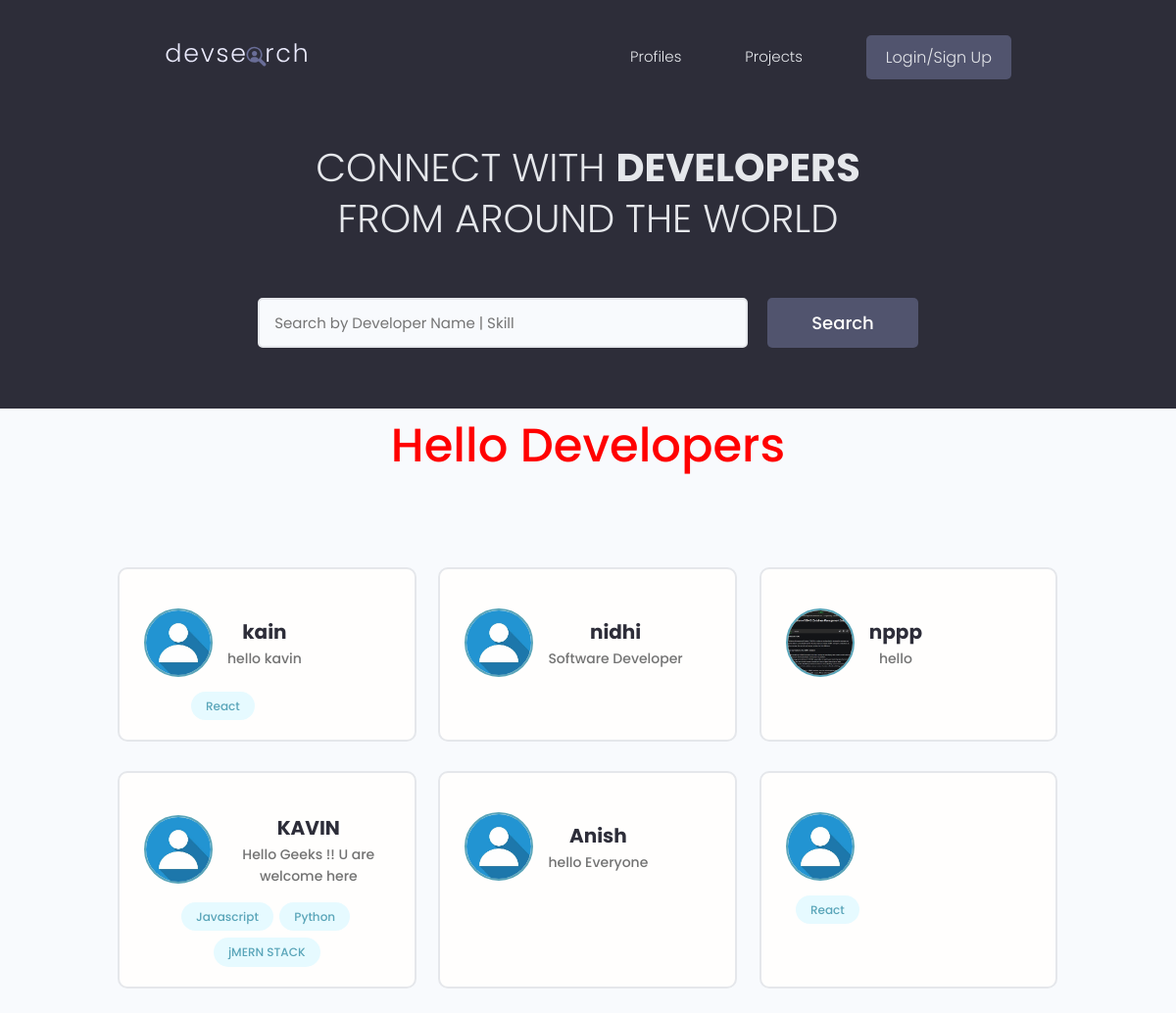
Before: / with the older database file.
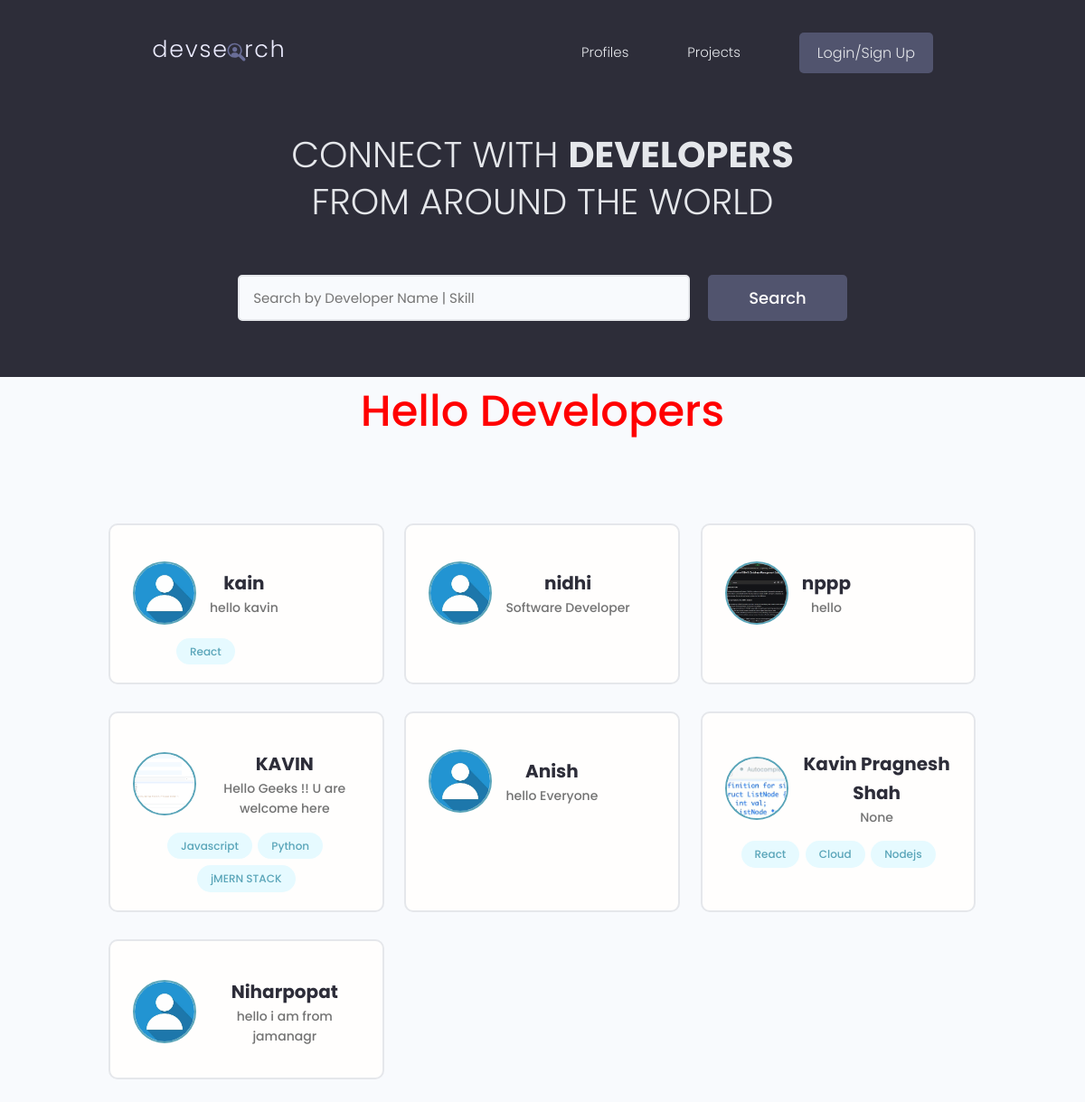
After: the same page with the newer database file.
### userapp/models.py (models this page shows, shortened)
class profile(models.Model):
    user=models.OneToOneField(User,on_delete=models.CASCADE,null=True,blank=True)
    name=models.CharField(max_length=250,blank=True,null=True)
    username=models.CharField(max_length=250,blank=True,null=True)
    email=models.EmailField(max_length=500,blank=True,null=True)
    About=models.CharField(max_length=500,blank=True,null=True,default=" ")
    Bio=models.TextField(blank=True,null=True)
    X_link=models.CharField(null=True,blank=True,max_length=500)
    Instagram_link=models.CharField(null=True,blank=True,max_length=500)
    Profile_img=models.ImageField(null=True,blank=True,upload_to='Profiles/',default='Profiles/OIP.jpg')
    Github_link=models.CharField(null=True,blank=True,max_length=500)
    created=models.DateTimeField(auto_now_add=True)
    id=models.UUIDField(primary_key=True,editable=False,default=uuid.uuid4,unique=True)

class Skills(models.Model):
    id=models.UUIDField(default=uuid.uuid4,unique=True,primary_key=True,editable=False)
    created=models.DateTimeField(auto_now_add=True)
    owner=models.ForeignKey(profile,on_delete=models.CASCADE,null=True,blank=True)
    name=models.CharField(max_length=200,blank=True,null=True)
    def __str__(self):
        return str(self.name)

### userapp/views.py (the view)
# urls.py: path('',views.userprofile,name='userprofile'),
def userprofile(request):
    allprofiles=profile.objects.all()
    return render(request,  'userapp/userprofile.html',{'profiles':allprofiles})

### userapp/templates/userapp/userprofile.html (shortened to what this page needs)
{% include 'navbar.html' %}
 <main class="home">
    <section class="hero-section text-center">
      <div class="container container--narrow">
        <div class="hero-section__box">
          <h2>CONNECT WITH <span>DEVELOPERS</span></h2>
          <h2>FROM AROUND THE WORLD</h2>
        </div>
        <div class="hero-section__search">
          <form class="form" action="{% url 'searchdev' %}" method="get">
            <div class="form__field">
              <input class="input input--text" id="formInput#search" type="text" name="query"
                placeholder="Search by Developer Name | Skill" />
            </div>
            <input class="btn btn--sub btn--lg" type="submit" value="Search" />
          </form>
        </div>
      </div>
    </section>
     <h1 style="text-align:center">Hello Developers </h1>
    <section class="devlist">
      <div class="container">
        <div class="grid grid--three">
           {% for profile in profiles%}
            <div class="column card">
            <div class="dev">
              <a href="{% url 'profilevisit' profile.id %}" class="card__body">
                <div class="dev__profile">
                  <img class="avatar avatar--md" src="{{profile.Profile_img.url}}" alt="image" />
                  <div class="dev__meta">
                    <h3>{{profile.name}}</h3>
                    <h5>{{profile.About}}</h5>
                  </div>
                </div>
                <div class="dev__skills">
                   {% for skill in profile.skills_set.all %}
                <span class="tag tag--pill tag--main">
                    <small>{{ skill}}</small>
                </span>
                {% endfor %}
                </div>
              </a>
            </div>
          </div>
{% endfor %}
        </div>
      </div>
    </section>
  </main>

### templates/navbar.html (shortened to what this page needs)
<!DOCTYPE html>
<html lang="en">
<head>
    {% load static %}
    <link rel="stylesheet" type="text/css" href="{% static 'css/main.css' %}">
    <link rel="stylesheet" href="https://cdn.iconmonstr.com/1.3.0/css/iconmonstr-iconic-font.min.css" />
    <link rel="stylesheet" href="{% static 'uikit/styles/uikit.css' %}"/>
    <link rel="stylesheet" href="{% static 'styles/app.css' %}" />
</head>
<body>
<header class="header">
    <div class="container container--narrow">
      <a href="{% url 'userprofile' %}" class="header__logo">
        <img src="{% static 'images/logo.svg' %}" alt="DevSearch Logo" />
      </a>
      <nav class="header__nav">
        <ul class="header__menu">
          <li class="header__menuItem"><a href="{% url 'userprofile' %}">Profiles</a></li>
          <li class="header__menuItem"><a href="{% url 'projects' %}" >Projects</a></li>
          {% if request.user.is_authenticated %}
          <li class="header__menuItem"><a href="{% url 'inbox' %}">Inbox</a></li>
          <li class="header__menuItem"><a href="{%  url 'ownprofile' %}">My Profile</a></li>
            <li class="header__menuItem"><a href="{% url 'logout' %}" class="btn btn--sub">Logout</a></li>
         {% else %}
            <li class="header__menuItem"><a href="{% url 'login' %}" class="btn btn--sub">Login/Sign Up</a></li>
            {% endif %}
        </ul>
      </nav>
    </div>
  </header>
</body>
</html>

### static/styles/main.css (style rules this page uses)
h1 { color:red; }
h1 { text-align: center; }
a { display: block; text-align: center; margin-top: 20px; text-decoration: none; color: blue; }

### static/styles/app.css (style rules this page uses)
:root { --color-sub: #2d2d39; }
.btn--sub { background-color: var(--color-sub-light); }
.card { border: 2px solid var(--color-light); }
img { width: 100%; }
.header { position: sticky; z-index: 111; background-color: var(--color-sub); padding: 1.5rem 0; }
.header > .container { display: flex; justify-content: space-between; align-items: center; }
.header__logo > img { height: 3.8rem; }
.header__nav > ul { display: inline-flex; align-items: center; list-style: none; gap: 6.5rem; }
.header__menuItem > a { color: var(--color-light); font-weight: 300; }
.hero-section { height: 40vh; display: flex; align-items: center; background-color: var(--color-sub); }
.hero-section__box { margin-bottom: 4rem; }
.hero-section__box > h2, .hero-section__box > h2 > span { font-size: 4rem; color: var(--color-light); line-height: 1.3; text-transform: uppercase; }
.hero-section__box > h2 { font-weight: 300; }
.hero-section__box > h2 > span { font-weight: 700; }
.hero-section__search > .form { display: flex; align-items: center; justify-content: center; gap: 2rem; }
.hero-section__search > .form input.input--text { width: 50rem; }
.devlist { margin-top: 8rem; }
.devlist .grid { align-items: stretch; }
.devlist .dev .dev__profile { display: flex; align-items: center; gap: 1.5rem; }
.devlist .dev .dev__meta h3 { color: var(--color-sub); font-size: 2rem; font-weight: 700; }
.devlist .dev .dev__meta h5 { color: var(--color-text); font-size: 1.4rem; font-weight: 500; }

### static/uikit/styles/modules/_variables.css (style rules this page uses)
:root { --color-main: #5aa5b9; --color-main-light: #e6faff; --color-sub: #3f4156; --color-sub-light: #51546e; --color-sub-lighter: #ededfd; --color-text: #737373; --color-gray: #8b8b8b; --color-light: #e5e7eb; --color-light-gray: #767676; --color-bg: #f8fafd; --color-white: #fffefd; --color-white-light: #f3f3f3; --color-success: #359e64; --color-success-bg: #def8e8; --color-error: #fc4b0b; --color-error-bg: #fff2ee; --font-base: 'Poppins', arial, helvetica, 'Segoe UI', roboto, ubuntu, sans-serif; --font-monospace: 'Fira Code', 'Courier New', courier, monospace; --font-regular: 300; --font-medium: 500; --font-bold: 700; --generic-shadow: 1px 1px 5px #00000010; --generic-transition: all 0.3s ease-in-out; }

### static/uikit/styles/modules/_base.css (style rules this page uses)
* { margin: 0; padding: 0; box-sizing: border-box; text-rendering: optimizeLegibility; color: inherit; font-size: inherit; }
html { font-size: 50%; }
@media only screen and (min-width: 480px) { html { font-size: 56.25%; } }
@media only screen and (min-width: 1200px) { html { font-size: 62.5%; } }
body { line-height: 1.6; font-weight: 400; font-size: 1.5rem; color: var(--color-text); background-color: var(--color-bg); min-height: 100vh; }

### static/uikit/styles/modules/_typography.css (style rules this page uses)
* { font-family: var(--font-base); }
h1 { font-size: 4.8rem; font-weight: var(--font-medium); }
h2 { font-size: 3.6rem; font-weight: var(--font-bold); }
h3 { font-size: 3.2rem; font-weight: var(--font-medium); }
h5 { font-size: 2.4rem; font-weight: var(--font-medium); }
h5, h6 { font-weight: var(--font-regular); }
p, span, strong { font-size: 1.6rem; color: var(--color-text); font-weight: var(--font-regular); }
a { padding-bottom: 2px; text-decoration: none; display: inline-block; color: var(--color-main); font-weight: var(--font-medium); }

### static/uikit/styles/modules/_utilities.css (style rules this page uses)
.container { width: 92%; max-width: 165rem; margin: 0 auto; box-sizing: border-box; }
.container--narrow { width: 92%; max-width: 120rem; }
@media screen and (min-width: 1000px) { .container { width: 90%; } }
@media screen and (min-width: 1000px) { .container--narrow { width: 85%; } }
@media screen and (min-width: 1200px) { .container { width: 80%; } }
@media screen and (min-width: 1200px) { .container--narrow { width: 72%; } }
.text-center { text-align: center; }

### static/uikit/styles/modules/_avatar.css (style rules this page uses)
.avatar { border-radius: 50%; border: 2px solid var(--color-main); object-fit: cover; }
.avatar--md { height: 7rem; width: 7rem; }

### static/uikit/styles/modules/_card.css (style rules this page uses)
.card { border-radius: 1rem; background-color: var(--color-white); border: 1.5px solid var(--color-light); width: auto; height: auto; margin-top: 0.5rem; margin-bottom: 0.5rem; overflow: hidden; }
.card__body, .card__header { padding: 2rem 2.5rem; }

Changed rows visible on the page:
changed profile "KAVIN": Profile_img: a different picture
changed profile: Profile_img: a different picture; name (not shown) → "Kavin Pragnesh Shah"; About (not shown) → "None"
added Skills: name "Cloud", shown under profile "Kavin Pragnesh Shah"
added Skills: name "Nodejs", shown under profile "Kavin Pragnesh Shah"
added profile: Profile_img (picture), name "Niharpopat", About "hello i am from jamanagr"
